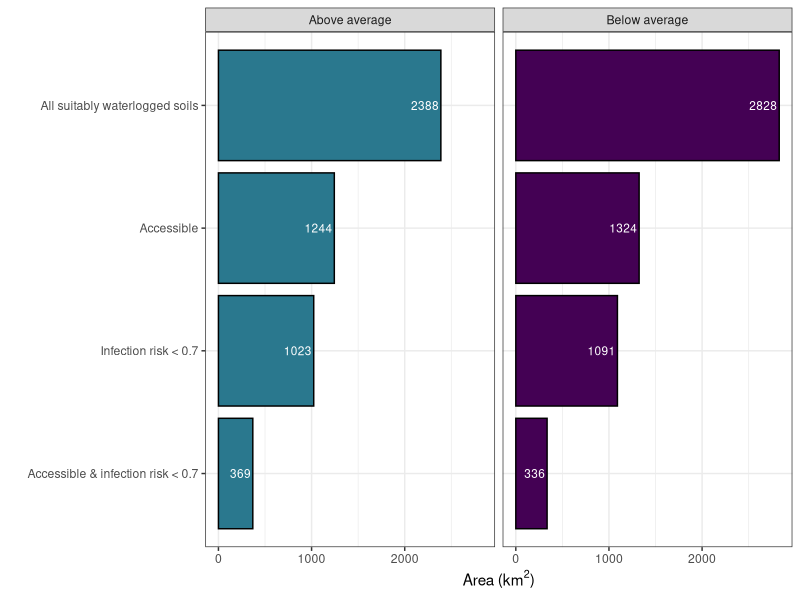

Recreate this plot in R.
#=== Plot for Fig 5 - summary of restorable refugia ===#

library(tidyverse)

refugia <- read.csv("Model-outputs/Output-summaries/Restorable_areas_100m.csv", header=TRUE)

refugia["Scenario"][refugia["Scenario"] == "Whole region"] <- "All suitably waterlogged soils"
refugia["Scenario"][refugia["Scenario"] == "Accesible and infection risk < 0.7"] <- "Accessible & infection risk < 0.7"
refugia["Scenario"][refugia["Scenario"] == "Accesible"] <- "Accessible"

#Re-order the factor levels for graphical display
refugia$Scenario = factor(refugia$Scenario,levels=c("Accessible & infection risk < 0.7",
                                                "Infection risk < 0.7",
                                                "Accessible",
                                                "All suitably waterlogged soils")) 

BPl <- ggplot(data = subset(refugia, Scenario != "Total"), 
              aes(x=Scenario,y=Area_km,fill = Suitability)) +
        geom_bar(stat = "identity",position = "stack",color="black",width = 0.9,show.legend=FALSE) +
        facet_wrap(~factor(Suitability)) +      
        scale_fill_manual(values = c("#2a788e","#440154")) +
        labs(y = expression(paste("Area (",km^2,")")),
            x = "",
            fill = "Predicted relative abundance") +
        theme_bw() +
        coord_flip() +
        geom_text(aes(x=Scenario,y=Area_km-20,label=Area_km), 
            stat="identity",
            position="stack",hjust="right",size = 3.0,color="white") 
       # theme(legend.position = c(0.7, 0.2))
            #axis.text.x = element_text(size = 11),
            #axis.text.y = element_text(size = 11),
            #legend.text = element_text(size = 11),
            #legend.title = element_text(size = 12))


ggsave(BPl,
       filename=paste0("Model-outputs/Figure5_100a.png"),
       device="png",
       height=9, width = 16, units = "cm",dpi="print")